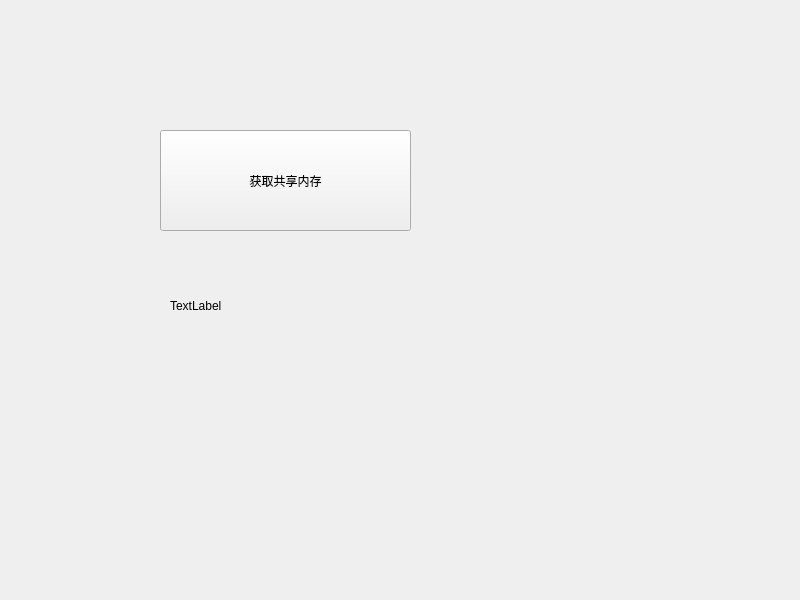
<?xml version="1.0" encoding="UTF-8"?>
<ui version="4.0">
 <class>Widget</class>
 <widget class="QWidget" name="Widget">
  <property name="geometry">
   <rect>
    <x>0</x>
    <y>0</y>
    <width>800</width>
    <height>600</height>
   </rect>
  </property>
  <property name="windowTitle">
   <string>Widget</string>
  </property>
  <widget class="QPushButton" name="pushButton">
   <property name="geometry">
    <rect>
     <x>160</x>
     <y>130</y>
     <width>251</width>
     <height>101</height>
    </rect>
   </property>
   <property name="text">
    <string>获取共享内存</string>
   </property>
  </widget>
  <widget class="QLabel" name="label">
   <property name="geometry">
    <rect>
     <x>170</x>
     <y>290</y>
     <width>231</width>
     <height>31</height>
    </rect>
   </property>
   <property name="text">
    <string>TextLabel</string>
   </property>
  </widget>
 </widget>
 <resources/>
 <connections/>
</ui>
